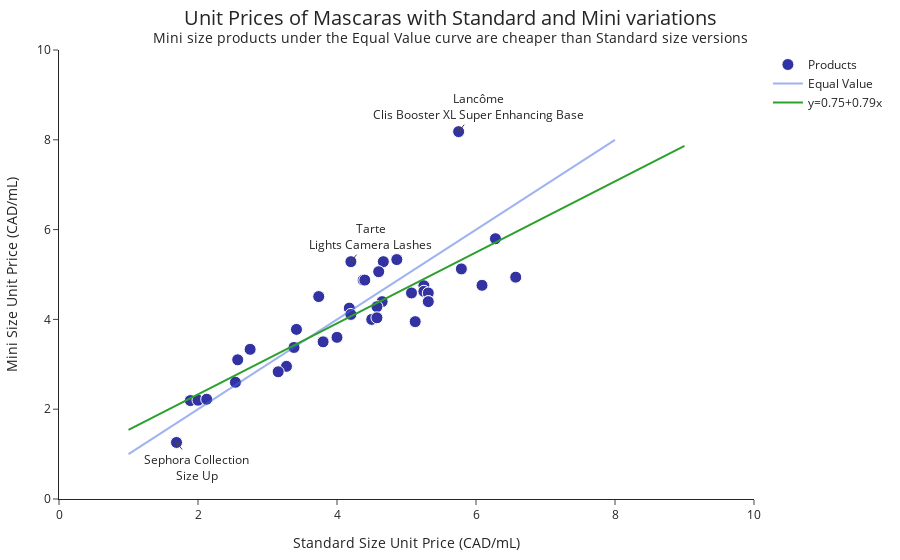

Notebook source saved alongside this figure:
### Code cell
min_value = round(np.floor(product_groups[['Mini','Standard']].min().min()))
max_value = round(product_groups[['Mini','Standard']].max().max())

equal_value_line = [x for x in range(min_value,max_value+1)]



fig = go.Figure()

fig.add_trace(go.Scatter(x=product_groups['Mini'], y=product_groups['Standard'],
                    mode='markers',
                    name='Products',
                    opacity=0.8,
                    marker=dict(
                        color='DarkBlue',
                        size=12,
                        line=dict(width=1,
                                        color='white')
                    ),
                    ))
fig.add_trace(go.Scatter(x=equal_value_line, y=equal_value_line,
                    mode='lines',
                    name='Equal Value',
                    marker=dict(
                        color='RoyalBlue',
                    ),

                    opacity=0.5))


product_annotations = {
    'P111902':'Tarte, Lights Camera Lashes',
    'P466443':'Sephora Collection, Size Up Mascara',
    'P128706':'Lancôme, Clis Booster XL Super Enhancing Mascara Base'
}


fig.add_annotation(x=5.750000, y=8.181818,
            text="Lancôme<br>Clis Booster XL Super Enhancing Base",
            showarrow=True,
            arrowhead=1,
            ax=20,
            ay=-25)

fig.add_annotation(x=4.200000, y=5.285714,
            text="Tarte<br>Lights Camera Lashes",
            showarrow=True,
            arrowhead=1,
            ax=20,
            ay=-25)

fig.add_annotation(x=1.690674, y=1.259013,
            text="Sephora Collection<br>Size Up",
            showarrow=True,
            arrowhead=1,
            ax=20,
            ay=25,
            )


# Line of best fit 

model = LinearRegression()
model.fit(product_groups['Mini'].values.reshape(-1, 1), product_groups['Standard'].values.reshape(-1, 1) )

x_range = np.linspace(min_value, max_value+1, 50)
y_range = model.predict(x_range.reshape(-1, 1))

b_0 = model.intercept_[0]
b_1 = model.coef_[0][0]
equation = f"y={b_0:.2f}{b_1:+.2f}x"
fig.add_trace(go.Scatter(x=np.hstack(x_range), y=np.hstack(y_range),
                    mode='lines',
                    name=equation))

fig.update_layout(
    margin=dict(l=50, r=50, t=50, b=50),
    template='simple_white',
    yaxis_range=[0,10],
    xaxis_range=[0,10],
    yaxis_title="Mini Size Unit Price (CAD/mL)",
    xaxis_title="Standard Size Unit Price (CAD/mL)",
    title=dict(
    text='Unit Prices of Mascaras with Standard and Mini variations<br><sup>Mini size products under the Equal Value curve are cheaper than Standard size versions</sup>',
    x=0.5,
    font=dict(
        size=20
    )),
)

fig.show()
fig.write_image("../figures/scatter_mascara_mini_standard.png", scale=10)

### Figure 1 — Plotly figure (JSON) as saved in the notebook; plotly's stock layout.template omitted (floating-point values rounded to 4 significant figures)
{"data": [{"marker": {"color": "DarkBlue", "line": {"color": "white", "width": 1}, "size": 12}, "mode": "markers", "name": "Products", "opacity": 0.8, "type": "scatter", "x": [5.75, 4.2, 2.75, 3.737, 2.571, 1.89, 4.667, 4.376, 4.4, 3.417, 4.6, 2, 4.861, 2.125, 2.538, 4.177, 3.381, 4.2, 4.649, 4.575, 6.28, 3.8, 3.8, 5.25, 5.072, 3.273, 4, 3.154, 4.5, 5.789, 4.575, 5.25, 5.25, 5.314, 5.314, 5.314, 6.086, 5.125, 5.125, 6.571, 1.691], "y": [8.182, 5.286, 3.333, 4.508, 3.1, 2.192, 5.286, 4.875, 4.875, 3.778, 5.062, 2.2, 5.332, 2.222, 2.6, 4.251, 3.375, 4.111, 4.396, 4.283, 5.797, 3.5, 3.5, 4.75, 4.589, 2.955, 3.6, 2.833, 4, 5.125, 4.036, 4.625, 4.625, 4.588, 4.396, 4.396, 4.759, 3.95, 3.95, 4.941, 1.259]}, {"marker": {"color": "RoyalBlue"}, "mode": "lines", "name": "Equal Value", "opacity": 0.5, "type": "scatter", "x": [1, 2, 3, 4, 5, 6, 7, 8], "y": [1, 2, 3, 4, 5, 6, 7, 8]}, {"mode": "lines", "name": "y=0.75+0.79x", "type": "scatter", "x": [1, 1.163, 1.327, 1.49, 1.653, 1.816, 1.98, 2.143, 2.306, 2.469, 2.633, 2.796, 2.959, 3.122, 3.286, 3.449, 3.612, 3.776, 3.939, 4.102, 4.265, 4.429, 4.592, 4.755, 4.918, 5.082, 5.245, 5.408, 5.571, 5.735, 5.898, 6.061, 6.224, 6.388, 6.551, 6.714, 6.878, 7.041, 7.204, 7.367, 7.531, 7.694, 7.857, 8.02, 8.184, 8.347, 8.51, 8.673, 8.837, 9], "y": [1.541, 1.67, 1.799, 1.928, 2.057, 2.187, 2.316, 2.445, 2.574, 2.703, 2.832, 2.961, 3.09, 3.219, 3.348, 3.477, 3.606, 3.735, 3.864, 3.993, 4.122, 4.251, 4.38, 4.509, 4.638, 4.767, 4.896, 5.026, 5.155, 5.284, 5.413, 5.542, 5.671, 5.8, 5.929, 6.058, 6.187, 6.316, 6.445, 6.574, 6.703, 6.832, 6.961, 7.09, 7.219, 7.348, 7.477, 7.606, 7.735, 7.865]}], "layout": {"annotations": [{"arrowhead": 1, "ax": 20, "ay": -25, "showarrow": true, "text": "Lancôme<br>Clis Booster XL Super Enhancing Base", "x": 5.75, "y": 8.182}, {"arrowhead": 1, "ax": 20, "ay": -25, "showarrow": true, "text": "Tarte<br>Lights Camera Lashes", "x": 4.2, "y": 5.286}, {"arrowhead": 1, "ax": 20, "ay": 25, "showarrow": true, "text": "Sephora Collection<br>Size Up", "x": 1.691, "y": 1.259}], "margin": {"b": 50, "l": 50, "r": 50, "t": 50}, "title": {"font": {"size": 20}, "text": "Unit Prices of Mascaras with Standard and Mini variations<br><sup>Mini size products under the Equal Value curve are cheaper than Standard size versions</sup>", "x": 0.5}, "xaxis": {"range": [0, 10], "title": {"text": "Standard Size Unit Price (CAD/mL)"}}, "yaxis": {"range": [0, 10], "title": {"text": "Mini Size Unit Price (CAD/mL)"}}}}
